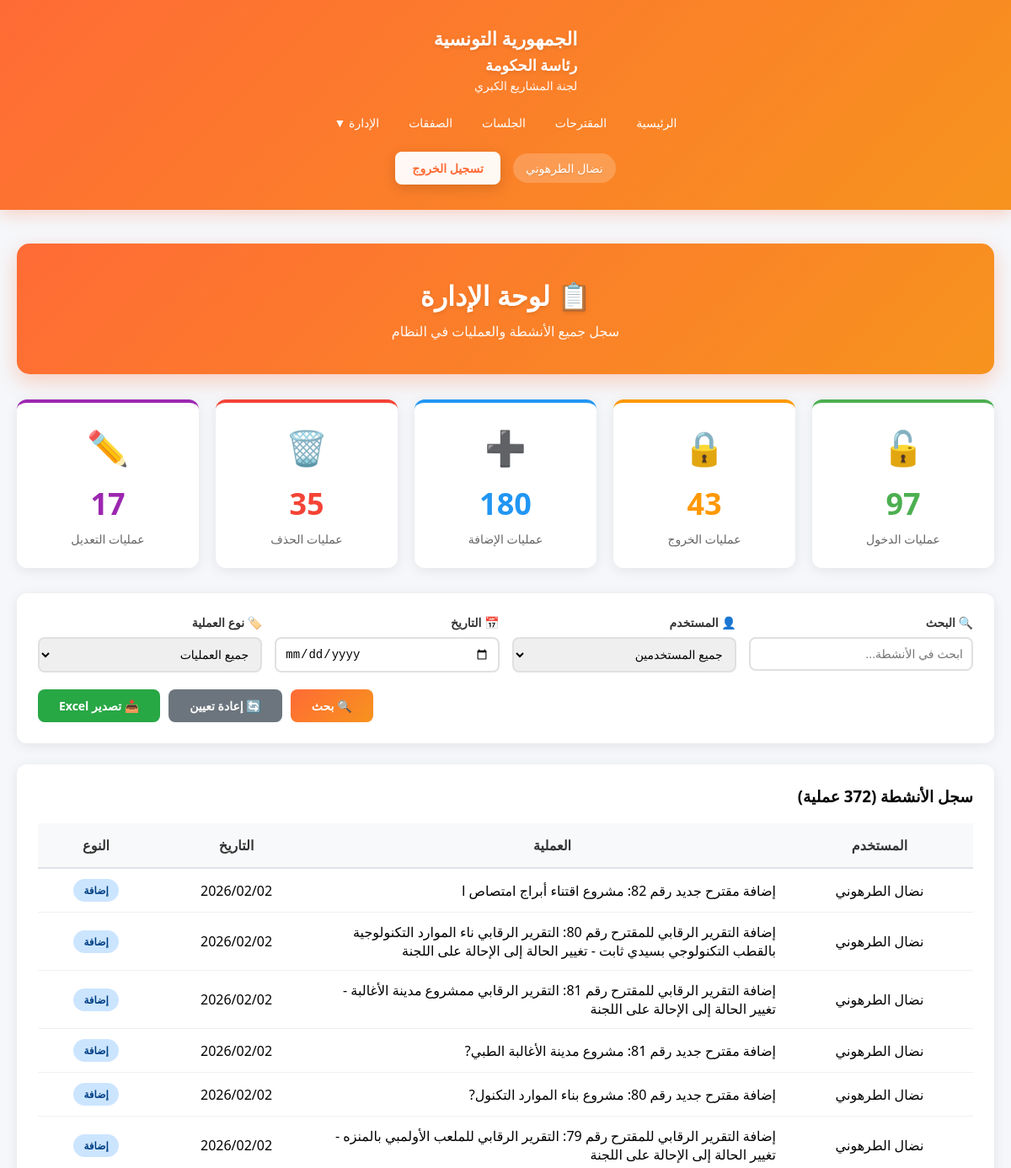
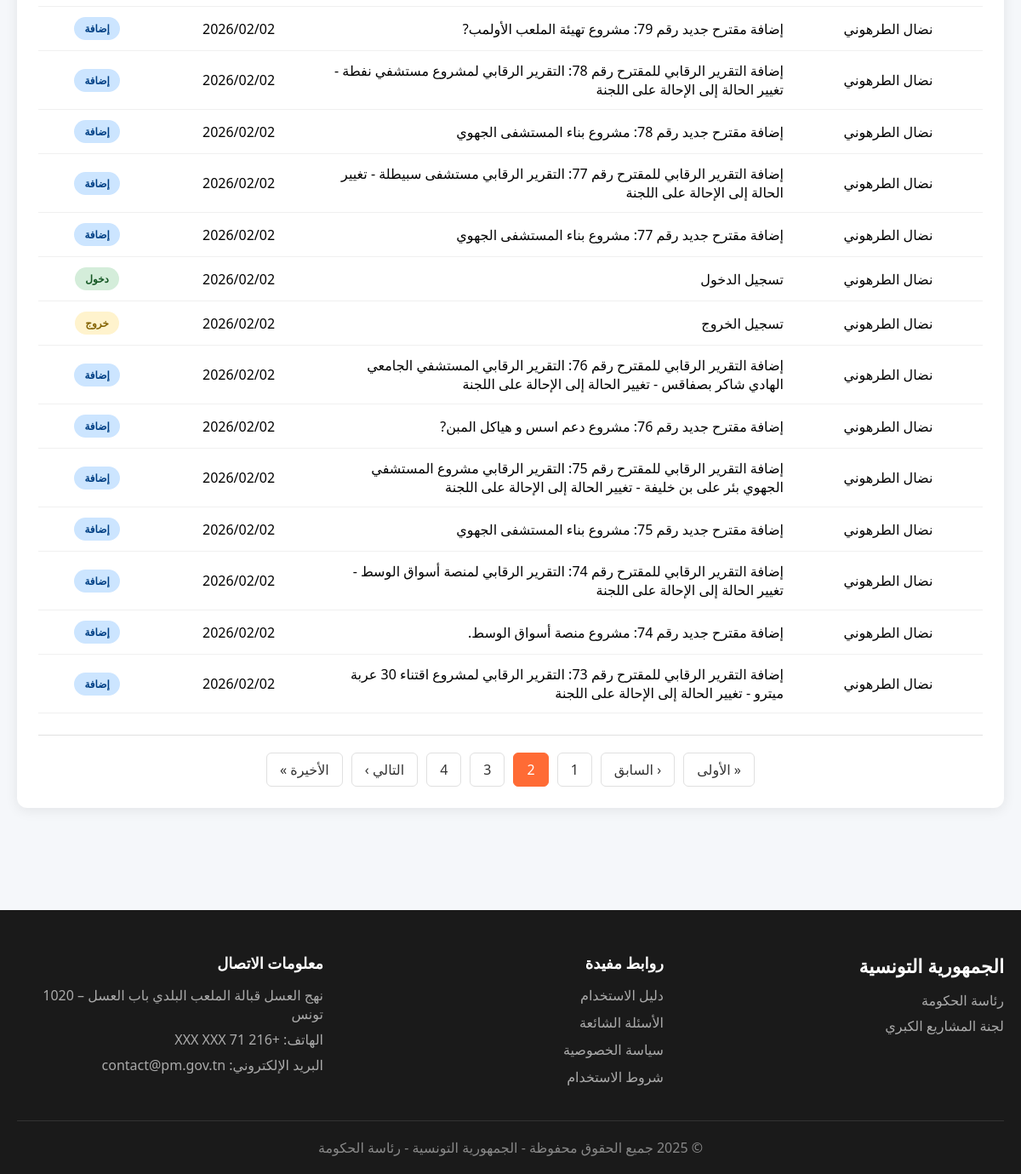
The page /Views/administration.php?page=2 (signed in) on the database its author committed (2 pictures, top to bottom).
### tables this page shows
CREATE TABLE `journal` (
  `idJournal` int(11) NOT NULL,
  `idUser` int(11) NOT NULL,
  `action` varchar(400) NOT NULL,
  `date` date NOT NULL
);

CREATE TABLE `user` (
  `idUser` int(11) NOT NULL,
  `nomUser` varchar(200) NOT NULL,
  `emailUser` varchar(300) NOT NULL,
  `typeCpt` int(1) NOT NULL,
  `login` varchar(20) NOT NULL,
  `pw` varchar(255) NOT NULL
);

### Views/administration.php (the view, shortened to what this page needs)
<?php
$database = new Database();
$db = $database->getConnection();
$filterUser = isset($_GET['user']) ? Security::sanitizeInput($_GET['user']) : '';
$filterAction = isset($_GET['action_type']) ? Security::sanitizeInput($_GET['action_type']) : '';
$filterDate = isset($_GET['date']) ? Security::sanitizeInput($_GET['date']) : '';
$search = isset($_GET['search']) ? Security::sanitizeInput($_GET['search']) : '';
$page = isset($_GET['page']) ? intval($_GET['page']) : 1;
$perPage = 20;
$offset = ($page - 1) * $perPage;
$sql = "SELECT j.*, u.nomUser, u.emailUser
        FROM journal j
        LEFT JOIN user u ON j.idUser = u.idUser
        WHERE 1=1";
$countSql = "SELECT COUNT(*) as total FROM ({$sql}) as subquery";
$countStmt = $db->prepare($countSql);
$countStmt->execute();
$totalRecords = $countStmt->fetch(PDO::FETCH_ASSOC)['total'];
$totalPages = ceil($totalRecords / $perPage);
$sql .= " ORDER BY j.idJournal DESC LIMIT :limit OFFSET :offset";
$stmt = $db->prepare($sql);
$stmt->bindValue(':limit', $perPage, PDO::PARAM_INT);
$stmt->bindValue(':offset', $offset, PDO::PARAM_INT);
$stmt->execute();
$logs = $stmt->fetchAll(PDO::FETCH_ASSOC);
$statsLogin = $db->query("SELECT COUNT(*) as total FROM journal WHERE action LIKE '%تسجيل الدخول%'")->fetch()['total'];
$statsLogout = $db->query("SELECT COUNT(*) as total FROM journal WHERE action LIKE '%تسجيل الخروج%'")->fetch()['total'];
$statsAjout = $db->query("SELECT COUNT(*) as total FROM journal WHERE action LIKE '%إضافة%'")->fetch()['total'];
$statsSupp = $db->query("SELECT COUNT(*) as total FROM journal WHERE action LIKE '%حذف%'")->fetch()['total'];
$statsModif = $db->query("SELECT COUNT(*) as total FROM journal WHERE action LIKE '%تعديل%'")->fetch()['total'];
?>
<!DOCTYPE html>
<html lang="ar" dir="rtl">
<head>
    <link rel="stylesheet" href="../assets/css/style.css">
</head>
<body>
    <?php include 'includes/header.php'; ?>
    <section class="content-section" style="padding: 40px 0;">
        <div class="container">
            <div class="admin-header">
                <h2>📋 لوحة الإدارة</h2>
                <p>سجل جميع الأنشطة والعمليات في النظام</p>
            </div>
            <div class="stats-cards">
                <div class="stat-card-admin login">
                    <div class="icon">🔓</div>
                    <div class="number"><?php echo $statsLogin; ?></div>
                    <div class="label">عمليات الدخول</div>
                </div>
                <div class="stat-card-admin logout">
                    <div class="icon">🔒</div>
                    <div class="number"><?php echo $statsLogout; ?></div>
                    <div class="label">عمليات الخروج</div>
                </div>
                <div class="stat-card-admin add">
                    <div class="icon">➕</div>
                    <div class="number"><?php echo $statsAjout; ?></div>
                    <div class="label">عمليات الإضافة</div>
                </div>
                <div class="stat-card-admin delete">
                    <div class="icon">🗑️</div>
                    <div class="number"><?php echo $statsSupp; ?></div>
                    <div class="label">عمليات الحذف</div>
                </div>
                <div class="stat-card-admin edit">
                    <div class="icon">✏️</div>
                    <div class="number"><?php echo $statsModif; ?></div>
                    <div class="label">عمليات التعديل</div>
                </div>
            </div>
            <div class="filters-panel">
                <form method="GET" action="">
                    <div class="filters-grid">
                        <div class="filter-group">
                            <label>🔍 البحث</label>
                            <input type="text" name="search" placeholder="ابحث في الأنشطة..."
                                   value="<?php echo htmlspecialchars($search); ?>">
                        </div>
                        <div class="filter-group">
                            <label>👤 المستخدم</label>
                            <select name="user">
                                <option value="">جميع المستخدمين</option>
                            </select>
                        </div>
                        <div class="filter-group">
                            <label>📅 التاريخ</label>
                            <input type="date" name="date" value="<?php echo htmlspecialchars($filterDate); ?>">
                        </div>
                        <div class="filter-group">
                            <label>🏷️ نوع العملية</label>
                            <select name="action_type">
                                <option value="">جميع العمليات</option>
                            </select>
                        </div>
                    </div>
                    <div class="filter-actions">
                        <button type="submit" class="btn btn-primary">🔍 بحث</button>
                        <a href="administration.php" class="btn btn-secondary">🔄 إعادة تعيين</a>
                        <a href="export_logs.php" class="btn btn-export">📥 تصدير Excel</a>
                    </div>
                </form>
            </div>
            <div class="logs-table">
                <h3 style="margin-bottom: 20px;">سجل الأنشطة (<?php echo $totalRecords; ?> عملية)</h3>
                <?php if (count($logs) > 0): ?>
                    <table>
                        <thead>
                            <tr>
                                <th>المستخدم</th>
                                <th>العملية</th>
                                <th>التاريخ</th>
                                <th>النوع</th>
                            </tr>
                        </thead>
                        <tbody>
                            <?php foreach ($logs as $log): ?>
                                <tr>
                                    <td><?php echo htmlspecialchars($log['nomUser']); ?></td>
                                    <td style="text-align: right; width: 50%;">
                                        <?php echo htmlspecialchars($log['action']); ?>
                                    </td>
                                    <td><?php echo date('Y/m/d', strtotime($log['date'])); ?></td>
                                    <td>
                                        <?php
                                        $badgeClass = 'action-login';
                                        $badgeText = 'عملية';
                                        if (strpos($log['action'], 'تسجيل الدخول') !== false) {
                                            $badgeClass = 'action-login';
                                            $badgeText = 'دخول';
                                        } elseif (strpos($log['action'], 'تسجيل الخروج') !== false) {
                                            $badgeClass = 'action-logout';
                                            $badgeText = 'خروج';
                                        } elseif (strpos($log['action'], 'إضافة') !== false) {
                                            $badgeClass = 'action-add';
                                            $badgeText = 'إضافة';
                                        } elseif (strpos($log['action'], 'حذف') !== false) {
                                            $badgeClass = 'action-delete';
                                            $badgeText = 'حذف';
                                        } elseif (strpos($log['action'], 'تعديل') !== false) {
                                            $badgeClass = 'action-edit';
                                            $badgeText = 'تعديل';
                                        }
                                        ?>
                                        <span class="action-badge <?php echo $badgeClass; ?>">
                                            <?php echo $badgeText; ?>
                                        </span>
                                    </td>
                                </tr>
                            <?php endforeach; ?>
                        </tbody>
                    </table>
                    <?php if ($totalPages > 1): ?>
                        <div class="pagination">
                            <?php if ($page > 1): ?>
                                <a href="?page=1<?php echo !empty($search) ? '&search='.$search : '';
                                    echo !empty($filterUser) ? '&user='.$filterUser : '';
                                    echo !empty($filterDate) ? '&date='.$filterDate : '';
                                    echo !empty($filterAction) ? '&action_type='.$filterAction : ''; ?>">
                                    « الأولى
                                </a>
                                <a href="?page=<?php echo $page-1; ?><?php echo !empty($search) ? '&search='.$search : '';
                                    echo !empty($filterUser) ? '&user='.$filterUser : '';
                                    echo !empty($filterDate) ? '&date='.$filterDate : '';
                                    echo !empty($filterAction) ? '&action_type='.$filterAction : ''; ?>">
                                    ‹ السابق
                                </a>
                            <?php endif; ?>
                            <?php
                            $start = max(1, $page - 2);
                            $end = min($totalPages, $page + 2);
                            for ($i = $start; $i <= $end; $i++):
                            ?>
                                <?php if ($i == $page): ?>
                                    <span class="active"><?php echo $i; ?></span>
                                <?php else: ?>
                                    <a href="?page=<?php echo $i; ?><?php echo !empty($search) ? '&search='.$search : '';
                                        echo !empty($filterUser) ? '&user='.$filterUser : '';
                                        echo !empty($filterDate) ? '&date='.$filterDate : '';
                                        echo !empty($filterAction) ? '&action_type='.$filterAction : ''; ?>">
                                        <?php echo $i; ?>
                                    </a>
                                <?php endif; ?>
                            <?php endfor; ?>
                            <?php if ($page < $totalPages): ?>
                                <a href="?page=<?php echo $page+1; ?><?php echo !empty($search) ? '&search='.$search : '';
                                    echo !empty($filterUser) ? '&user='.$filterUser : '';
                                    echo !empty($filterDate) ? '&date='.$filterDate : '';
                                    echo !empty($filterAction) ? '&action_type='.$filterAction : ''; ?>">
                                    التالي ›
                                </a>
                                <a href="?page=<?php echo $totalPages; ?><?php echo !empty($search) ? '&search='.$search : '';
                                    echo !empty($filterUser) ? '&user='.$filterUser : '';
                                    echo !empty($filterDate) ? '&date='.$filterDate : '';
                                    echo !empty($filterAction) ? '&action_type='.$filterAction : ''; ?>">
                                    الأخيرة »
                                </a>
                            <?php endif; ?>
                        </div>
                    <?php endif; ?>
                <?php else: ?>
                    <div class="no-data">
                        <p>🔭 لا توجد سجلات لعرضها</p>
                    </div>
                <?php endif; ?>
            </div>
        </div>
    </section>
    <?php include 'includes/footer.php'; ?>
</body>
</html>

### assets/CSS/style.css (style rules this page uses)
* { margin: 0; padding: 0; box-sizing: border-box; }
body { font-family: 'Segoe UI', Tahoma, Geneva, Verdana, sans-serif; background: #f5f7fa; direction: rtl; }
.container { max-width: 1400px; margin: 0 auto; padding: 0 20px; }
.content-section { padding: 60px 0; }
table { width: 100%; border-collapse: collapse; }
th { background: #f8f9fa; padding: 15px; text-align: center; font-weight: 600; color: #333; border-bottom: 2px solid #dee2e6; }
td { padding: 15px; text-align: center; border-bottom: 1px solid #f0f0f0; }
table th:nth-child(1), table td:nth-child(1) { width: 20%; max-width: 200px; }
table th:nth-child(2), table td:nth-child(2) { width: 15%; }

### Views/administration.php (style rules this page uses)
.admin-header { background: linear-gradient(135deg, #FF6B35 0%, #F7931E 100%); color: white; padding: 40px; border-radius: 15px; margin-bottom: 30px; text-align: center; box-shadow: 0 8px 25px rgba(255, 107, 53, 0.3); }
.admin-header h2 { font-size: 32px; margin-bottom: 10px; text-shadow: 0 2px 4px rgba(0, 0, 0, 0.1); }
.admin-header p { font-size: 16px; opacity: 0.95; }
.stats-cards { display: grid; grid-template-columns: repeat(auto-fit, minmax(200px, 1fr)); gap: 20px; margin-bottom: 30px; }
.stat-card-admin { background: white; padding: 25px; border-radius: 12px; box-shadow: 0 3px 15px rgba(0,0,0,0.08); text-align: center; transition: transform 0.3s; }
.stat-card-admin .icon { font-size: 40px; margin-bottom: 15px; }
.stat-card-admin .number { font-size: 36px; font-weight: bold; margin-bottom: 8px; }
.stat-card-admin .label { color: #666; font-size: 14px; }
.stat-card-admin.login { border-top: 4px solid #4caf50; }
.stat-card-admin.login .icon { color: #4caf50; }
.stat-card-admin.login .number { color: #4caf50; }
.stat-card-admin.logout { border-top: 4px solid #ff9800; }
.stat-card-admin.logout .icon { color: #ff9800; }
.stat-card-admin.logout .number { color: #ff9800; }
.stat-card-admin.add { border-top: 4px solid #2196F3; }
.stat-card-admin.add .icon { color: #2196F3; }
.stat-card-admin.add .number { color: #2196F3; }
.stat-card-admin.delete { border-top: 4px solid #f44336; }
.stat-card-admin.delete .icon { color: #f44336; }
.stat-card-admin.delete .number { color: #f44336; }
.stat-card-admin.edit { border-top: 4px solid #9c27b0; }
.stat-card-admin.edit .icon { color: #9c27b0; }
.stat-card-admin.edit .number { color: #9c27b0; }
.filters-panel { background: white; padding: 25px; border-radius: 12px; box-shadow: 0 3px 15px rgba(0,0,0,0.08); margin-bottom: 25px; }
.filters-grid { display: grid; grid-template-columns: repeat(auto-fit, minmax(200px, 1fr)); gap: 15px; margin-bottom: 20px; }
.filter-group label { display: block; margin-bottom: 8px; font-weight: 600; color: #333; font-size: 14px; }
.filter-group input, .filter-group select { width: 100%; padding: 10px; border: 2px solid #e0e0e0; border-radius: 8px; font-size: 14px; }
.filter-actions { display: flex; gap: 10px; justify-content: flex-end; }
.btn { padding: 10px 25px; border: none; border-radius: 8px; font-size: 14px; font-weight: 600; cursor: pointer; transition: all 0.3s; text-decoration: none; display: inline-block; }
.btn-primary { background: linear-gradient(135deg, #FF6B35 0%, #F7931E 100%); color: white; }
.btn-secondary { background: #6c757d; color: white; }
.btn-export { background: #28a745; color: white; }
.logs-table { background: white; border-radius: 12px; padding: 25px; box-shadow: 0 3px 15px rgba(0,0,0,0.08); overflow-x: auto; }
table { width: 100%; border-collapse: collapse; }
thead { background: linear-gradient(135deg, #FF6B35 0%, #F7931E 100%); color: white; }
th { padding: 15px; text-align: center; font-weight: 600; }
td { padding: 12px; text-align: center; border-bottom: 1px solid #f0f0f0; }
.action-badge { padding: 5px 12px; border-radius: 15px; font-size: 12px; font-weight: 600; display: inline-block; }
.action-login { background: #d4edda; color: #155724; }
.action-logout { background: #fff3cd; color: #856404; }
.action-add { background: #cce5ff; color: #004085; }
.pagination { display: flex; justify-content: center; gap: 10px; margin-top: 25px; padding-top: 20px; border-top: 1px solid #e0e0e0; }
.pagination a, .pagination span { padding: 8px 15px; border: 1px solid #e0e0e0; border-radius: 6px; text-decoration: none; color: #333; transition: all 0.3s; }
.pagination .active { background: #FF6B35; color: white; border-color: #FF6B35; }

### Views/includes/header.php (style rules this page uses)
.container { max-width: 1400px; margin: 0 auto; padding: 0 20px; }

### rows shown on the page
journal: idUser.nomUser "نضال الطرهوني", action "إضافة مقترح جديد رقم 82: مشروع اقتناء أبراج امتصاص ا", date "2026/02/02", action "إضافة"
journal: idUser.nomUser "نضال الطرهوني", action "إضافة التقرير الرقابي للمقترح رقم 80: التقرير الرقابي ناء الموارد التكنولوجية بالقطب التكنولوجي بسيدي ثابت - تغيير الحالة إلى الإحالة على اللجنة", date "2026/02/02", action "إضافة"
journal: idUser.nomUser "نضال الطرهوني", action "إضافة التقرير الرقابي للمقترح رقم 81: التقرير الرقابي ممشروع مدينة الأغالبة - تغيير الحالة إلى الإحالة على اللجنة", date "2026/02/02", action "إضافة"
journal: idUser.nomUser "نضال الطرهوني", action "إضافة مقترح جديد رقم 81: مشروع مدينة الأغالبة الطبي?", date "2026/02/02", action "إضافة"
journal: idUser.nomUser "نضال الطرهوني", action "إضافة مقترح جديد رقم 80: مشروع بناء الموارد التكنول?", date "2026/02/02", action "إضافة"
journal: idUser.nomUser "نضال الطرهوني", action "إضافة التقرير الرقابي للمقترح رقم 79: التقرير الرقابي للملعب الأولمبي بالمنزه - تغيير الحالة إلى الإحالة على اللجنة", date "2026/02/02", action "إضافة"
journal: idUser.nomUser "نضال الطرهوني", action "إضافة مقترح جديد رقم 79: مشروع تهيئة الملعب الأولمب?", date "2026/02/02", action "إضافة"
journal: idUser.nomUser "نضال الطرهوني", action "إضافة التقرير الرقابي للمقترح رقم 78: التقرير الرقابي لمشروع مستشفي نفطة - تغيير الحالة إلى الإحالة على اللجنة", date "2026/02/02", action "إضافة"
journal: idUser.nomUser "نضال الطرهوني", action "إضافة مقترح جديد رقم 78: مشروع بناء المستشفى الجهوي", date "2026/02/02", action "إضافة"
journal: idUser.nomUser "نضال الطرهوني", action "إضافة التقرير الرقابي للمقترح رقم 77: التقرير الرقابي مستشفى سبيطلة - تغيير الحالة إلى الإحالة على اللجنة", date "2026/02/02", action "إضافة"
journal: idUser.nomUser "نضال الطرهوني", action "إضافة مقترح جديد رقم 77: مشروع بناء المستشفى الجهوي", date "2026/02/02", action "إضافة"
journal: idUser.nomUser "نضال الطرهوني", action "تسجيل الدخول", date "2026/02/02", action "دخول"
journal: idUser.nomUser "نضال الطرهوني", action "تسجيل الخروج", date "2026/02/02", action "خروج"
journal: idUser.nomUser "نضال الطرهوني", action "إضافة التقرير الرقابي للمقترح رقم 76: التقرير الرقابي المستشفي الجامعي الهادي شاكر بصفاقس - تغيير الحالة إلى الإحالة على اللجنة", date "2026/02/02", action "إضافة"
journal: idUser.nomUser "نضال الطرهوني", action "إضافة مقترح جديد رقم 76: مشروع دعم اسس و هياكل المبن?", date "2026/02/02", action "إضافة"
journal: idUser.nomUser "نضال الطرهوني", action "إضافة التقرير الرقابي للمقترح رقم 75: التقرير الرقابي مشروع المستشفي الجهوي بئر على بن خليفة - تغيير الحالة إلى الإحالة على اللجنة", date "2026/02/02", action "إضافة"
journal: idUser.nomUser "نضال الطرهوني", action "إضافة مقترح جديد رقم 75: مشروع بناء المستشفى الجهوي", date "2026/02/02", action "إضافة"
journal: idUser.nomUser "نضال الطرهوني", action "إضافة التقرير الرقابي للمقترح رقم 74: التقرير الرقابي لمنصة أسواق الوسط - تغيير الحالة إلى الإحالة على اللجنة", date "2026/02/02", action "إضافة"
journal: idUser.nomUser "نضال الطرهوني", action "إضافة مقترح جديد رقم 74: مشروع منصة أسواق الوسط.", date "2026/02/02", action "إضافة"
journal: idUser.nomUser "نضال الطرهوني", action "إضافة التقرير الرقابي للمقترح رقم 73: التقرير الرقابي لمشروع اقتناء 30 عربة ميترو - تغيير الحالة إلى الإحالة على اللجنة", date "2026/02/02", action "إضافة"

### other values the page prints
$_SESSION['user_name'] "نضال الطرهوني"
$statsLogin "97"
$statsLogout "43"
$statsAjout "180"
$statsSupp "35"
$statsModif "17"
